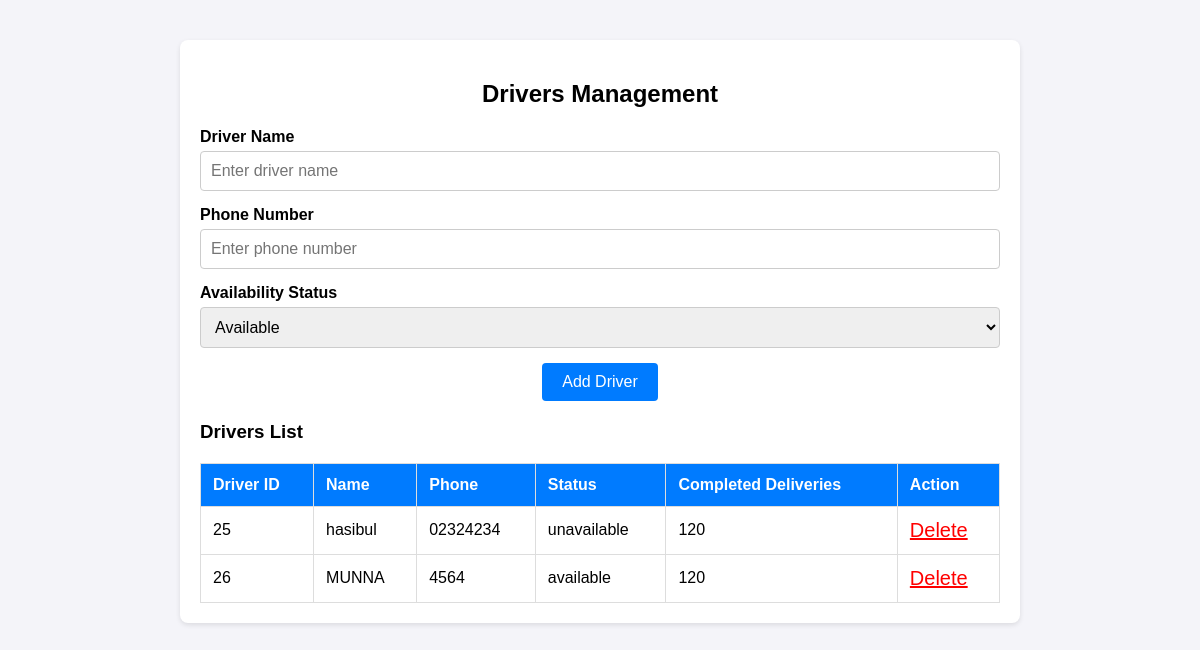
Page /userpannel/drivermanagement/driverm.php on the earlier database version.
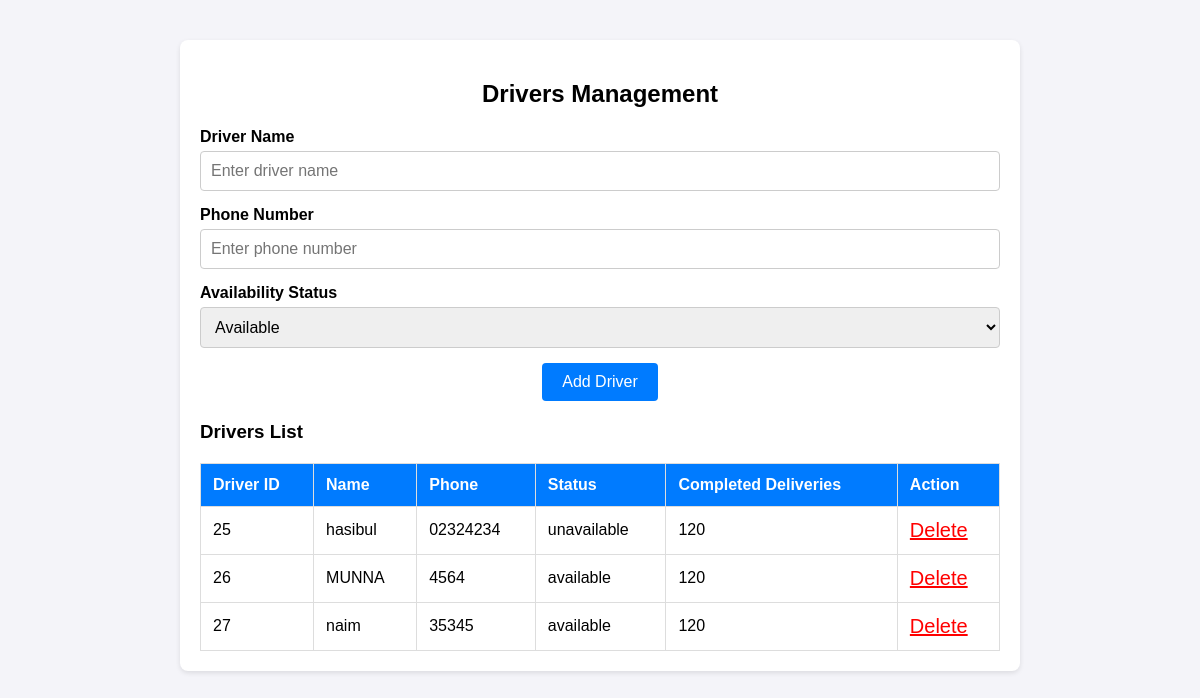
Same page on the later database version.
### tables this page shows
CREATE TABLE `driver_management` (
  `id` int(100) NOT NULL,
  `driver_name` varchar(100) NOT NULL,
  `driver_phone` varchar(100) NOT NULL,
  `available` varchar(100) NOT NULL
);

### userpannel/drivermanagement/driverm.php (the view, shortened to what this page needs)
<?php
$database = mysqli_connect("localhost", "root", "", "fasttrack");
?>
<div class="drivers-container">
    <h2>Drivers Management</h2>
    <form action="" method="post">
        <div class="form-group">
            <label for="driver-name">Driver Name</label>
            <input type="text" id="driver-name" name="driver_name" placeholder="Enter driver name">
        </div>
        <div class="form-group">
            <label for="driver-phone">Phone Number</label>
            <input type="text" id="driver-phone" name="driver_phone" placeholder="Enter phone number">
        </div>
        <div class="form-group">
            <label for="driver-status">Availability Status</label>
            <select id="driver-status" name="driver_status">
                <option value="available">Available</option>
            </select>
        </div>
        <div class="form-actions">
            <button type="submit" name="add-driver">Add Driver</button>
        </div>
    </form>
    <?php
    $db = $database->query("select * from driver_management");
    echo "<h3>Drivers List</h3>
    <table>
        <thead>
            <tr>
                <th>Driver ID</th>
                <th>Name</th>
                <th>Phone</th>
                <th>Status</th>
                <th>Completed Deliveries</th>
                <th>Action</th>
            </tr>
        </thead>";
    while ($row= $db->fetch_assoc()) {
        echo "<tbody>
            <tr>
                <td>{$row['id']}</td>
                <td>{$row['driver_name']} </td>
                <td>{$row['driver_phone']}</td>
                <td>{$row['available']}</td>
                <td>120</td>
                <td><a href='index.php?deleteid={$row['id']}' style='color:red; font-size:20px;'>Delete</a></td>
            </tr>
            </tbody>";
    }
    echo "</table>";
    ?>
</div>

Differences in the rows shown:
added driver_management: id "27", driver_name "naim", driver_phone "35345", available "available"
